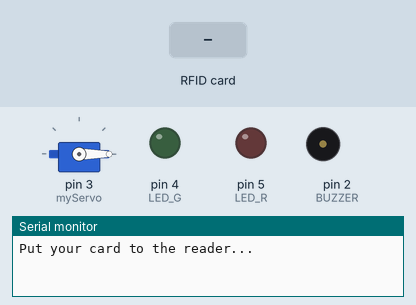
This sketch was run on a simulated Arduino Uno, built with avr-gcc and run on an emulated ATmega328P. On the bench: servo, output pins drawn as LEDs (lit = HIGH), buzzer (waves = sounding), the last lines printed to the serial monitor. The test bench sets the inputs (shaded band). Pins used as bus, display or sensor lines are not drawn.

Above: at 1.2 s.
1.3 s: RFID card 50 0E 5A 1B held to the reader
At 1.95 s:
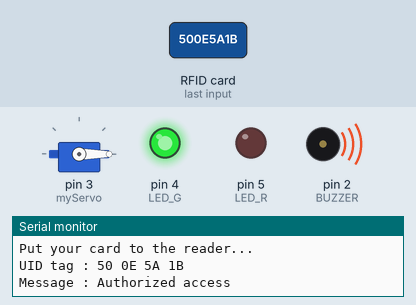
At 2.6 s:
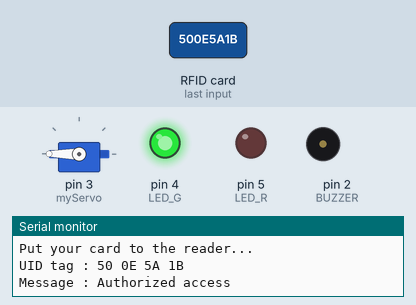
Timing chart, 0 to 8.6 s (numbered marks = the images above; inputs shaded):
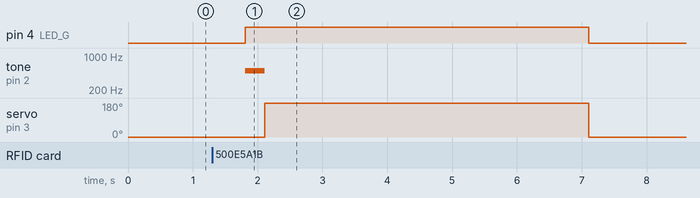

Measured:
- after the input at 1.3 s, pin 4 (LED_G): LOW → HIGH after 0.51 s, → LOW 5.3 s later; tone on pin 2 (BUZZER): silent → 500 Hz after 0.51 s, → silent 0.30 s later; servo on pin 3 (myServo): 0° → 180° after 0.81 s, → 0° 5.0 s later

The sketch:

RFID_ACCESS.ino
```cpp
//Viral Science
//RFID
#include <SPI.h>
#include <MFRC522.h>
#include <Servo.h>

#define SS_PIN 10
#define RST_PIN 9
#define LED_G 4 //define green LED pin
#define LED_R 5 //define red LED
#define BUZZER 2 //buzzer pin
MFRC522 mfrc522(SS_PIN, RST_PIN);   // Create MFRC522 instance.
Servo myServo; //define servo name

void setup()
{
  Serial.begin(9600);   // Initiate a serial communication
  SPI.begin();      // Initiate  SPI bus
  mfrc522.PCD_Init();   // Initiate MFRC522
  myServo.attach(3); //servo pin
  myServo.write(0); //servo start position
  pinMode(LED_G, OUTPUT);
  pinMode(LED_R, OUTPUT);
  pinMode(BUZZER, OUTPUT);
  noTone(BUZZER);
  Serial.println("Put your card to the reader...");
  Serial.println();

}
void loop()
{
  // Look for new cards
  if ( ! mfrc522.PICC_IsNewCardPresent())
  {
    return;
  }
  // Select one of the cards
  if ( ! mfrc522.PICC_ReadCardSerial())
  {
    return;
  }
  //Show UID on serial monitor
  Serial.print("UID tag :");
  String content= "";
  byte letter;
  for (byte i = 0; i < mfrc522.uid.size; i++)
  {
     Serial.print(mfrc522.uid.uidByte[i] < 0x10 ? " 0" : " ");
     Serial.print(mfrc522.uid.uidByte[i], HEX);
     content.concat(String(mfrc522.uid.uidByte[i] < 0x10 ? " 0" : " "));
     content.concat(String(mfrc522.uid.uidByte[i], HEX));
  }
  Serial.println();
  Serial.print("Message : ");
  content.toUpperCase();
  //change here the UID of the card/cards that you want to give access
  if (content.substring(1) == "04 34 9E 02 70 71 80n n    bee" || content.substring(1) == "50 0E 5A 1B" || content.substring(1) == "13 CB 63 A7")
  {
    Serial.println("Authorized access");
    Serial.println();
    delay(500); //wait for 500ms
    digitalWrite(LED_G, HIGH);//turn on the green led
    tone(BUZZER, 500);//turn on the buzzer on 500 frequency
    delay(300); // wait for 300ms
    noTone(BUZZER); // turn off buzzer
    myServo.write(180); //servo turn 180 degree
    delay(5000); // wait 5000ms
    myServo.write(0); // turn off servo
    digitalWrite(LED_G, LOW); // turn off green lite
  }

 else   {
    Serial.println(" Access denied");
    digitalWrite(LED_R, HIGH); // red led turn on
    tone(BUZZER, 300);//turn on the buzzer on 300 frequency
    delay(1000);//wait 1000ms
    digitalWrite(LED_R, LOW);//turn off red lite
    noTone(BUZZER);// turn off buzzer
  }
}
```
